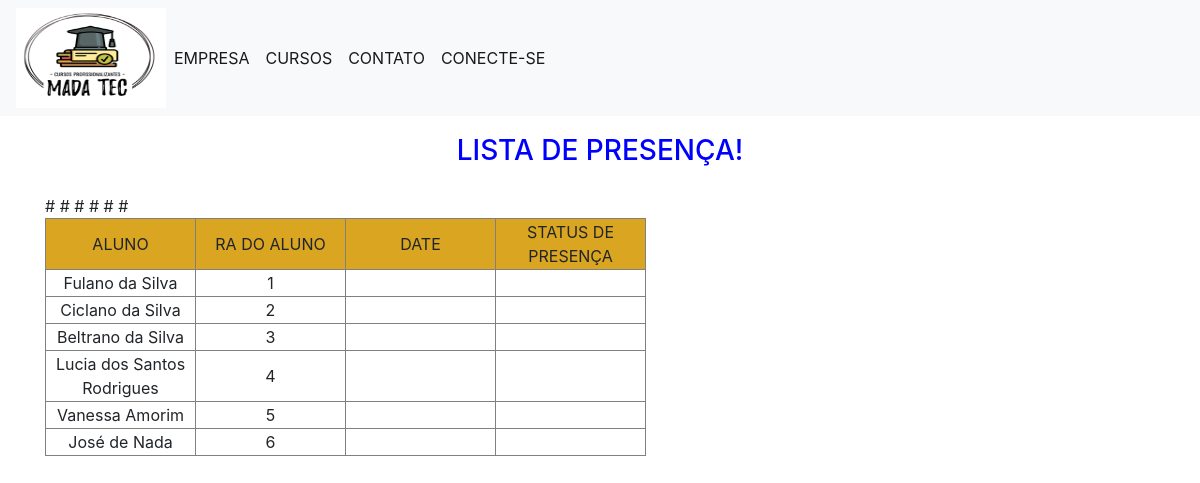
Screenshot of /lista_presença with the database file from the repository.
### app.py (models this page shows)
class Aluno(db.Model):
    _tablename_ = 'aluno'
    ra = db.Column(db.Integer, primary_key=True)
    nome_aluno = db.Column(db.String(60), nullable=False)
    nascimento = db.Column(db.Integer)
    num_ser = db.Column(db.String(15))
    turma = db.Column(db.String(10))
    sexo = db.Column(db.String(10))
    situacao = db.Column(db.String(10))
    nome_mae = db.Column(db.String(60))
    profissao_mae = db.Column(db.String(40))
    localtrab_mae = db.Column(db.String(40))
    nasc_mae = db.Column(db.Integer)
    fone_mae = db.Column(db.Integer)
    nome_pai = db.Column(db.String(60))
    profissao_pai = db.Column(db.String(40))
    localtrab_pai = db.Column(db.String(40))
    nasc_pai = db.Column(db.Integer)
    fone_pai = db.Column(db.Integer)
    created = db.Column(db.DateTime, default=datetime.datetime.utcnow)

### app.py (the view)
@app.route('/lista_presença')
def lista_presença():
    lista_alunos = Aluno.query.all()
    return render_template('/lista_presença.html', alunos=lista_alunos)

### Templates/lista_presença.html (shortened to what this page needs)
{% extends 'base.html' %}
{% block content %}
    <h3>{% block title %} LISTA DE PRESENÇA! {% endblock %} </h3>
 <table border = "1">
        <tr>
            <td align= middle width=100 bgcolor= #DAA520> ALUNO </td>
            <td align= middle width=100 bgcolor= #DAA520> RA DO ALUNO</td>
            <td align= middle width=100 bgcolor= #DAA520> DATE </td>
            <td align= middle width=100 bgcolor= #DAA520> STATUS DE PRESENÇA </td>
        </tr>
        <tr>
            {% for aluno in alunos %}
            <td align= middle width=150>{{ aluno['nome_aluno'] }}</td>
            <td align= middle width=150>{{ aluno['ra'] }}</td>
            <td align= middle width=150> </td>
            <td align= middle width=150> </td>
        </tr>
            #{% endfor %}
 </table>
{% endblock %}

### static/estilo.css (style rules this page uses)
h3 { color: blue; text-align: center; padding: 18px; }

### rows the page displays
Aluno: nome_aluno "Fulano da Silva", ra "1"
Aluno: nome_aluno "Ciclano da Silva", ra "2"
Aluno: nome_aluno "Beltrano da Silva", ra "3"
Aluno: nome_aluno "Lucia dos Santos Rodrigues", ra "4"
Aluno: nome_aluno "Vanessa Amorim", ra "5"
Aluno: nome_aluno "José de Nada", ra "6"
